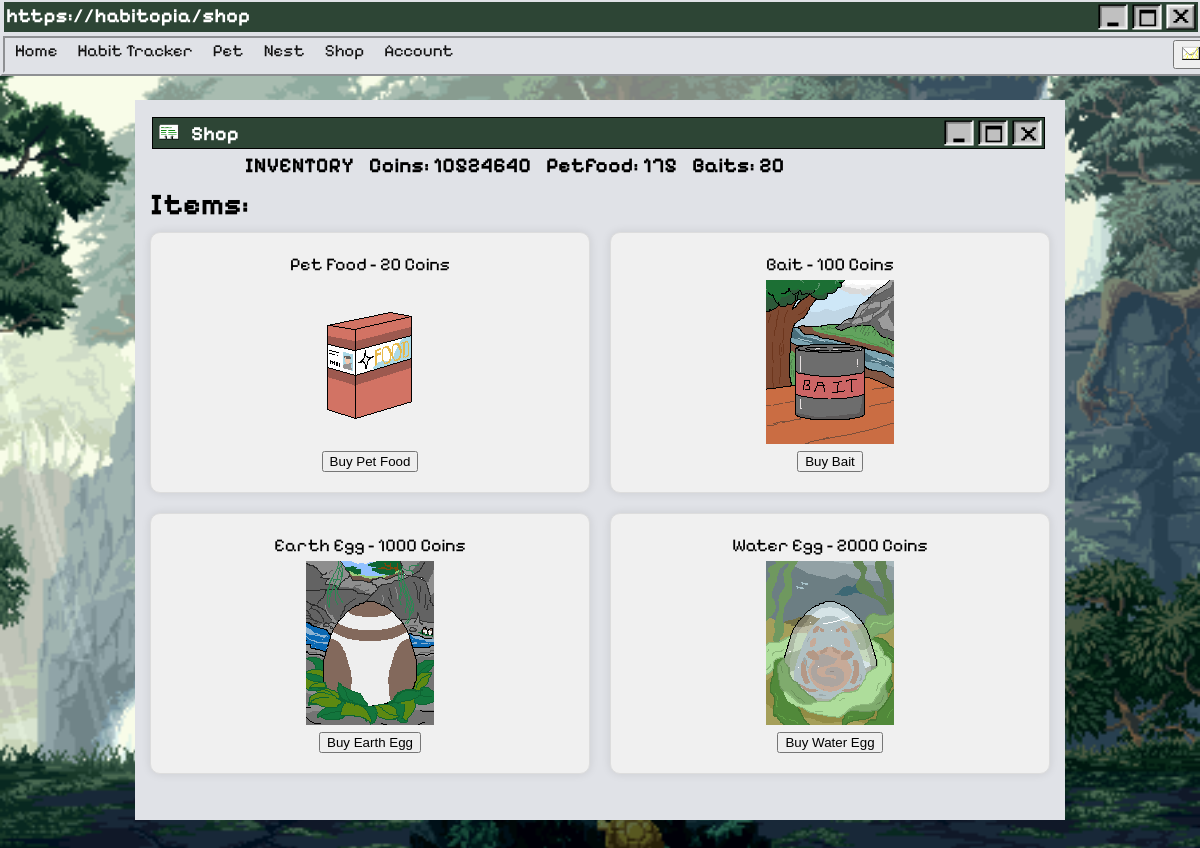
Before: /shop (signed in) with the older database file.
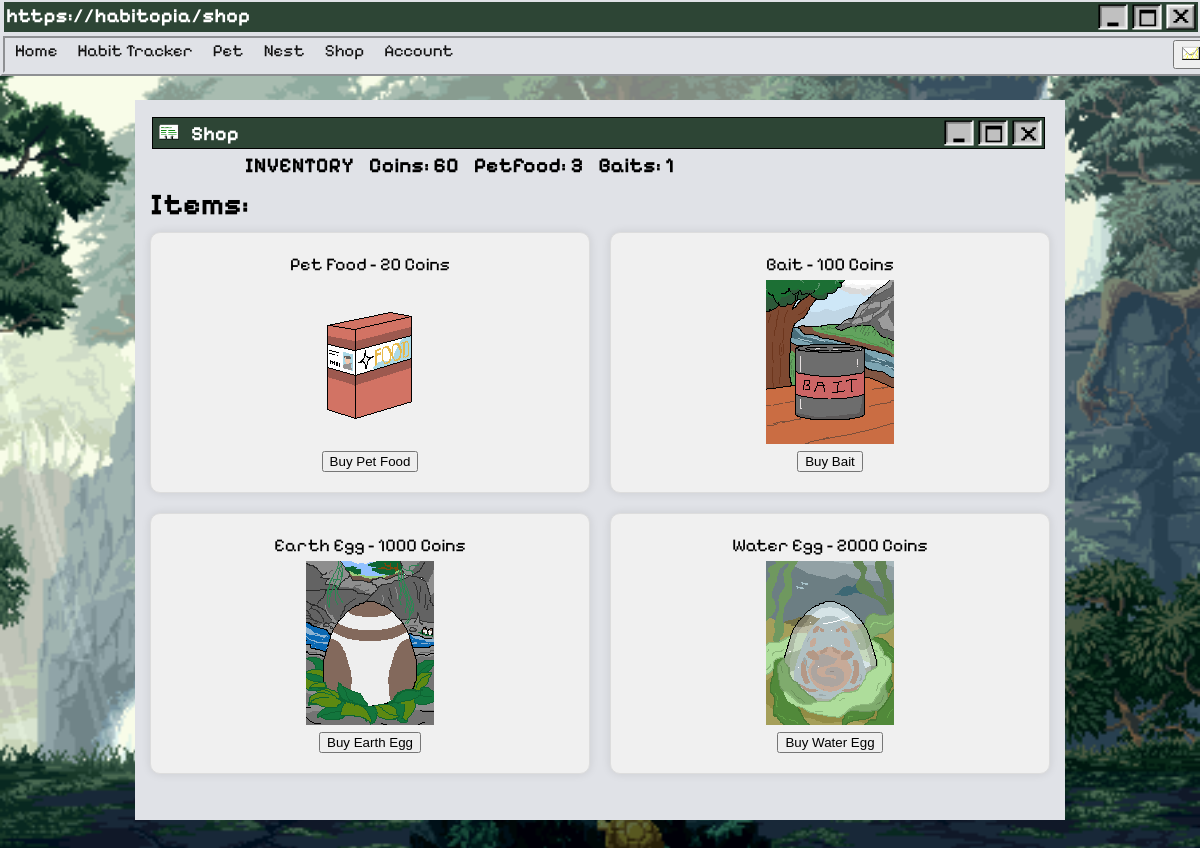
After: the same page with the newer database file.
### home.py (models this page shows)
class UserItems(db.Model):
    user_id = db.Column(db.Integer, db.ForeignKey('user.id'), primary_key=True, nullable=False)
    coins = db.Column(db.Integer, nullable=False, default=60)
    petFood = db.Column(db.Integer, nullable=False, default=3)
    bait = db.Column(db.Integer, nullable=False, default=1)

### home.py (the view, shortened to what this page needs)
@app.route("/shop", methods=["GET", "POST"])
@login_required
def shop():
    user_items = UserItems.query.filter_by(user_id=current_user.id).first()
    user_pets = PetsOwned.query.filter_by(user_id=current_user.id).first()
    return render_template("shop.html", coins=user_items.coins, petFood=user_items.petFood, bait=user_items.bait)

### home.py (called while the page is built)
@login_manager.user_loader
def load_user(user_id):
    return User.query.get(int(user_id))

### templates/shop.html (shortened to what this page needs)
    {% extends "base.html" %}
    {% block css %} <link rel="stylesheet" href="/static/styles/ShopStyles.css" > {% endblock %}
    {% block heading %}https://habitopia/shop{% endblock %}
    {% block content %}
    <div id="wrap">
        <div class="topbox2">
            <ul>
                <li><img src="/static/styles/assets/address_book_card.png" width=20px class="topboxtext2"></li>
                <li><h5 class="topboxtext2">Shop</h5></li>
            </ul>
            <ul>
                <li><img src="/static/styles/assets/exit-active.png" class="icon"></li>
                <li><img src="/static/styles/assets/window-active.png" class="icon"></li>
                <li><img src="/static/styles/assets/minimise-active.png" class="icon"></li>
            </ul>
        </div>
        <div class="inventory">
            <h2>INVENTORY</h2>
            <h2 style="  margin-left: 15px;">Coins: {{ coins }}</h2>
            <h2 style="  margin-left: 15px;">Petfood: {{ petFood }}</h2>
            <h2 style="  margin-left: 15px;">Baits: {{ bait }}</h2>
        </div>
        <h1 class="items-tittle">Items:</h1>
        <div class="items-container">
            <div class="item-grid">
                <div class="item">
                    Pet Food - 20 Coins
                    <div class="item-images">
                        <img src="/static/petimages/Food.png" alt="Pet Food">
                    </div>
                    <form method="POST" action="{{ url_for('shop') }}">
                        <button type="submit">Buy Pet Food</button>
                    </form>
                </div>
                <div class="item">
                    Bait - 100 Coins
                    <div class="item-images">
                        <img src="/static/petimages/Bait.png" alt="Bait">
                    </div>
                    <form method="POST" action="{{ url_for('shop') }}">
                        <button type="submit">Buy Bait</button>
                    </form>
                </div>
                <div class="item">
                    Earth Egg - 1000 Coins
                    <div class="item-images">
                        <img src="/static/petimages/EarthEgg.png" alt="Earth Egg">
                    </div>
                    <form method="POST" action="{{ url_for('shop') }}">
                        <button type="submit">Buy Earth Egg</button>
                    </form>
                </div>
                <div class="item">
                    Water Egg - 2000 Coins
                    <div class="item-images">
                        <img src="/static/petimages/WaterEgg.png" alt="Water Egg">
                    </div>
                    <form method="POST" action="{{ url_for('shop') }}">
                        <button type="submit">Buy Water Egg</button>
                    </form>
                </div>
            </div>
        </div>
    </div>
    {% endblock %}

### templates/base.html (shortened to what this page needs)
<!DOCTYPE html>
<html lang="en">
<head>
    {% block css %}{% endblock %}
</head>
<body class="body">
    <div class="topboxbg">
        <div class="topbox">
            <ul>
                <h5 class="topboxtext">{% block heading %}{% endblock %}</h5>
                <li><a href="{{url_for('logout')}}"><img src="/static/styles/assets/exit.png" class="icon logout"></a></li>
                <li><img src="/static/styles/assets/window-active.png" class="icon"></li>
                <li><a href=""><img src="/static/styles/assets/minimise-active.png" class="icon"></a></li>
            </ul>
        </div>
        <div class="nav">
            <ul>
                {% if not current_user.is_authenticated %}
                    <li><a href="{{ url_for('home') }}">Home</a></li>
                    <li><a href="{{ url_for('login') }}">Login/Register</a></li>
                    <li><a href="{{ url_for('habit') }}">Habit Tracker</a></li>
                    <li><a href="{{ url_for('pet') }}">Pet</a></li>
                    <li><a href="{{ url_for('shop') }}">Shop</a></li>
                    <li><a href="{{ url_for('account') }}">Account</a></li>
                    <li class="icon"><button id="openModalBtn" onclick="openNotifModal()"><img src="/static/styles/assets/envelope_closed-0.png" style="width:20px"></button></li>
                {% else %}
                    <li><a href="{{ url_for('home') }}">Home</a></li>
                    <li><a href="{{ url_for('habit') }}">Habit Tracker</a></li>
                    <li><a href="{{ url_for('pet') }}">Pet</a></li>
                    <li><a href="{{ url_for('petnest') }}">Nest</a></li>
                    <li><a href="{{ url_for('shop') }}">Shop</a></li>
                    <li><a href="{{ url_for('account') }}">Account</a></li>
                    <li class="icon"><button id="openModalBtn" onclick="openNotifModal()"><img src="/static/styles/assets/envelope_closed-0.png" style="width:20px"></button></li>
                {% endif %}
            </ul>
        </div>
    </div>
    {% block content %}
    {% endblock %}
</body>
</html>

### static/styles/ShopStyles.css (style rules this page uses)
#wrap { width: 900px; height: 690px; margin: 100px auto; background: #e0e2e7; overflow: hidden; padding: 15px; }
.body { background-image: url("/static/styles/assets/animatedbackground.gif") ; background-repeat: no-repeat; background-size: cover ; background-attachment: fixed; background-position: center; height: 100vh; width: 100%; margin: 0; padding: 0; overflow: scroll; overflow-x: hidden; }
.topboxbg { background-color:#e0e2e7; position:fixed; height: 40px; top: 0; width: 100%; }
.topbox { background-color: #2d4535; height: 30px; position: fixed; margin: 1px 4px; top: 1px; width: 99.5%; }
.icon { width: 30px; float:right; margin:2px; vertical-align: baseline; }
h1 { font-family: "Pixelify Sans", sans-serif ; }
.topboxtext { float: left; color: #FFFFFF; margin: 2px 2px; text-align: left; font-family: "Pixelify Sans", sans-serif ; font-size: 20px; vertical-align: baseline; }
ul { list-style-type: none; margin: 0; padding: 0; }
.nav { background-color: #e0e2e7 ; border: 5px ridge #e0e2e7; width:99.5%; margin: auto; overflow: hidden; position: fixed; top: 33px; width: 100%; }
.nav a { text-decoration: none; float: left; text-align: center; color: #131313; padding: 2px 10px; font-size: 17px; font-family: "Pixelify Sans", sans-serif; }
.topbox2 { background-color: #2d4535; height: 30px; margin: 2px 2px; width: 99%; border: 1px solid black; }
.topboxtext2 { float: left; color: #FFFFFF; margin: 4px 6px; text-align: left; font-family: "Pixelify Sans", sans-serif ; font-size: 20px; vertical-align: baseline; }
.inventory { display: flex; margin-bottom: 20px; font-family: "Pixelify Sans", sans-serif; font-size: 14px; margin-top: -15px; }
.items-tittle { font-family: "Pixelify Sans", sans-serif; font-size: 30px; margin-top: -30px; }
.item-grid { display: grid; grid-template-columns: 1fr 1fr; gap: 20px; grid-template-rows: 1fr 1fr; height: 100%; margin-top: -10px; }
.item-grid .item { font-family: "Pixelify Sans", sans-serif; font-size: 18px; color: #000000; }
.item { background-color: #f0f0f0; padding: 20px; border: 1px solid #ddd; border-radius: 10px; box-shadow: 0 0 10px rgba(0, 0, 0, 0.1); display: flex; flex-direction: column; justify-content: center; align-items: center; }
.item-images { margin-top: 5px; display: flex; justify-content: center; margin-bottom: 5px }
.item-images img { width: 128px; height: 164px; }

Changed rows visible on the page:
no longer on this page (row edited): UserItems: coins "10524640"
Other visible differences:
{{ coins }}: (not shown) → "60"
{{ petFood }}: "175" → "3"
{{ bait }}: "20" → "1"
